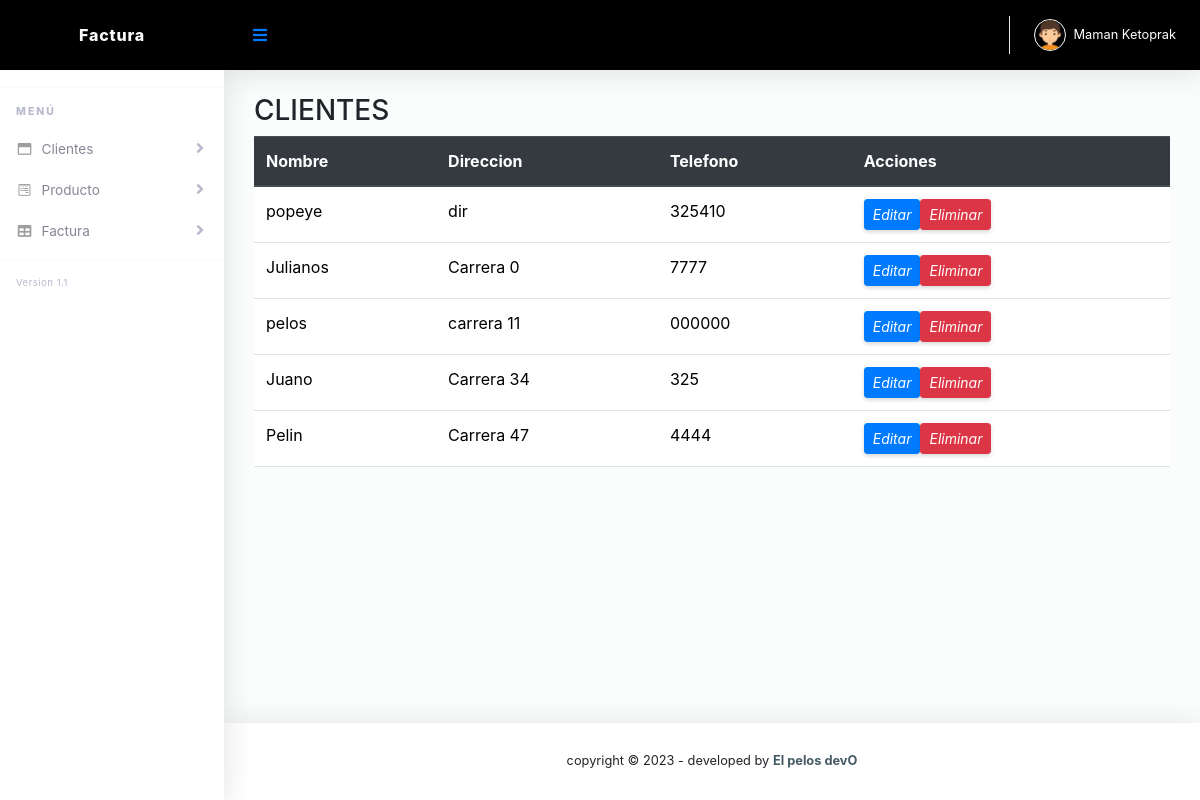
The app's page /cliente.php with its own data.
### tables this page shows
CREATE TABLE `cliente` (
  `id_cliente` int(11) NOT NULL,
  `nombre` varchar(255) NOT NULL,
  `direccion` varchar(255) DEFAULT NULL,
  `telefono` varchar(20) DEFAULT NULL
);

### cliente/cliente.php (the view, shortened to what this page needs)
<?php
include('./bd/conexion.php');
include('./scripts/head.php');
$query = "SELECT * FROM cliente";
$resultado = $conexion->query($query);
?>
<div class="container mt-4">
    <h3>CLIENTES</h3>
    <table class="table">
        <thead class="thead-dark">
            <tr>
                <th>Nombre</th>
                <th>Direccion</th>
                <th>Telefono</th>
                <th>Acciones</th>
            </tr>
        </thead>
        <tbody>
            <?php
            while ($fila = $resultado->fetch_assoc()) {
                echo "<tr>";
                echo "<td>" . $fila["nombre"] . "</td>";
                echo "<td>" . $fila["direccion"] . "</td>";
                echo "<td>" . $fila["telefono"] . "</td>";
                echo "<td>".'<button class="btn btn-primary btn-sm btnEditarUsuario" data-id="' . $fila["id_cliente"]. '" data-toggle="modal" data-target="#modalActualizarUsuario'.$fila["id_cliente"].'">' .'<i class="material-icons">Editar</i>' .'</button>'.'<button class="btn btn-danger btn-sm btnBorrarUsuario" data-id="' . $fila["id_cliente"] . '" data-toggle="modal" data-target="#modalEliminarPersona'.$fila["id_cliente"].'">' .'<i class="material-icons">Eliminar</i>' .'</button>'."</td>";
                echo "</tr>";
            }
            ?>
        </tbody>
    </table>
</div>

### cliente.php (shortened to what this page needs)
<!DOCTYPE html>
<html lang="en">
<head>
  <link href="vendor/fontawesome-free/css/all.min.css" rel="stylesheet" type="text/css">
  <link href="vendor/bootstrap/css/bootstrap.min.css" rel="stylesheet" type="text/css">
  <link href="css/ruang-admin.min.css" rel="stylesheet">
</head>
<body id="page-top">
  <div id="wrapper">
    <?php include 'config/sidebar.php'; ?>
    <div id="content-wrapper" class="d-flex flex-column">
      <div id="content">
        <?php include 'config/topbar.php'; ?>
        <div class="container-fluid" id="container-wrapper">
        <?php include('cliente/cliente.php'); ?>
        </div>
      </div>
      <?php include 'config/footer.php'; ?>
    </div>
  </div>
</body>
</html>

### config/sidebar.php (shortened to what this page needs)
<ul class="navbar-nav sidebar sidebar-light accordion" id="accordionSidebar">
      <a class="sidebar-brand d-flex align-items-center justify-content-center" href="index.php">
        <div class="sidebar-brand-text mx-3">Factura</div>
      </a>
      <hr class="sidebar-divider my-0">
      <hr class="sidebar-divider">
      <div class="sidebar-heading">
        Menú
      </div>
      <li class="nav-item">
        <a class="nav-link collapsed" href="#" data-toggle="collapse" data-target="#collapseBootstrap"
          aria-expanded="true" aria-controls="collapseBootstrap">
          <i class="far fa-fw fa-window-maximize"></i>
          <span>Clientes</span>
        </a>
      </li>
      <li class="nav-item">
        <a class="nav-link collapsed" href="#" data-toggle="collapse" data-target="#collapseForm" aria-expanded="true"
          aria-controls="collapseForm">
          <i class="fab fa-fw fa-wpforms"></i>
          <span>Producto</span>
        </a>
      </li>
      <li class="nav-item">
        <a class="nav-link collapsed" href="#" data-toggle="collapse" data-target="#collapseTable" aria-expanded="true"
          aria-controls="collapseTable">
          <i class="fas fa-fw fa-table"></i>
          <span>Factura</span>
        </a>
      </li>
      <hr class="sidebar-divider">
      <div class="version" id="version-ruangadmin"></div>
    </ul>

### config/topbar.php (shortened to what this page needs)
<nav class="navbar navbar-expand navbar-light bg-navbar topbar mb-4 static-top">
          <button id="sidebarToggleTop" class="btn btn-link rounded-circle mr-3">
            <i class="fa fa-bars"></i>
          </button>
          <ul class="navbar-nav ml-auto">
            <li class="nav-item dropdown no-arrow">
              <a class="nav-link dropdown-toggle" href="#" id="userDropdown" role="button" data-toggle="dropdown"
                aria-haspopup="true" aria-expanded="false">
                <img class="img-profile rounded-circle" src="img/boy.png" style="max-width: 60px">
                <span class="ml-2 d-none d-lg-inline text-white small">Maman Ketoprak</span>
              </a>
            </li>
          </ul>
        </nav>

### scripts/head.php (shortened to what this page needs)
<link href="https://cdn.jsdelivr.net/npm/bootstrap@5.3.2/dist/css/bootstrap.min.css" rel="stylesheet">
<link rel="stylesheet" href="https://stackpath.bootstrapcdn.com/bootstrap/4.5.2/css/bootstrap.min.css">
<link rel="stylesheet" href="https://cdnjs.cloudflare.com/ajax/libs/font-awesome/5.15.3/css/all.min.css">

### config/footer.php
<footer class="sticky-footer bg-white">
        <div class="container my-auto">
          <div class="copyright text-center my-auto">
            <span>copyright &copy; <script> document.write(new Date().getFullYear()); </script> - developed by
              <b><a href="" target="_blank">El pelos devO</a></b>
            </span>
          </div>
        </div>
      </footer>

### records on screen
cliente: nombre "popeye", direccion "dir", telefono "325410"
cliente: nombre "Julianos", direccion "Carrera 0", telefono "7777"
cliente: nombre "pelos", direccion "carrera 11", telefono "000000"
cliente: nombre "Juano", direccion "Carrera 34", telefono "325"
cliente: nombre "Pelin", direccion "Carrera 47", telefono "4444"
